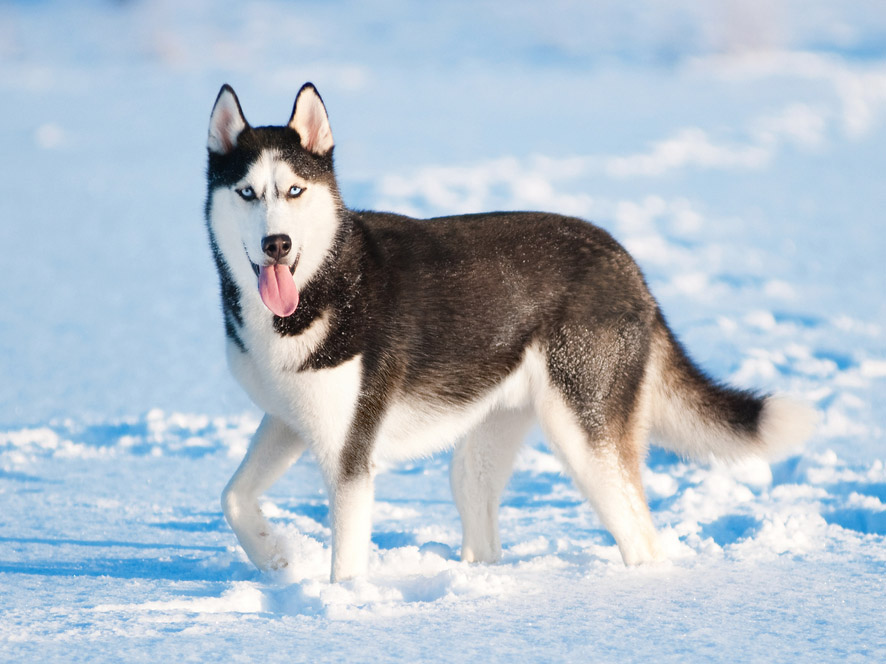
#> input picture 6-Evrisimsel-Sinir-Aglari-ile-Nesne-Tespiti/2-Kayan-Pencere/husky.jpg, 886 x 664 px
$ jupyter execute 2-kayan-pencere.ipynb
#> lines starting #> are read from the running program, lines starting #| are printed output that depends on the picture
# <font color=orange>**Evrisimsel Sinir Aglari ile Nesne Tespiti**</font> <font color=gray>**(CNN)**</font>

## <font color=orange>**Kayan Pencere**</font> <font color=gray>**-**</font>

* Goruntu boyunca 'kayan' sabit genislik ve yukseklikte dikdortgen bir bolgedir.

* Bu pencerelerin her biri icin pencere bolgesi alinir ve pencerenin icerisinde bizi ilgilendiren bir nesnenin (bir yuze) olup olmadigini belirlemek icin bir goruntu siniflandirici uygulariz.

[cell 1]
import cv2
import matplotlib.pyplot as plt

[cell 2]
def sliding_window(image, step, ws):

    for y in range(0, image.shape[0]-ws[1],step):
        for x in range(0, image.shape[1]-ws[0],step):

            yield(x,y, image[y:y+ws[1], x:x+ws[0]])

[cell 3]
img = cv2.imread('husky.jpg')
#> img is the input picture: shape (664, 886, 3); mean B, G, R 203.8, 191, 177.8
im = sliding_window(img, 50, (200,150))

for i, image in enumerate(im):
    if i == 18:
        print(image[0],image[1])
        plt.imshow(image[2])
#> this loop made 154 passes
#| 200 50
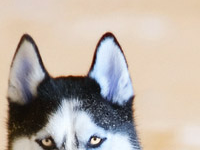
#> shown: shape (150, 200, 3); mean R, G, B 187.9, 177.1, 167.5
